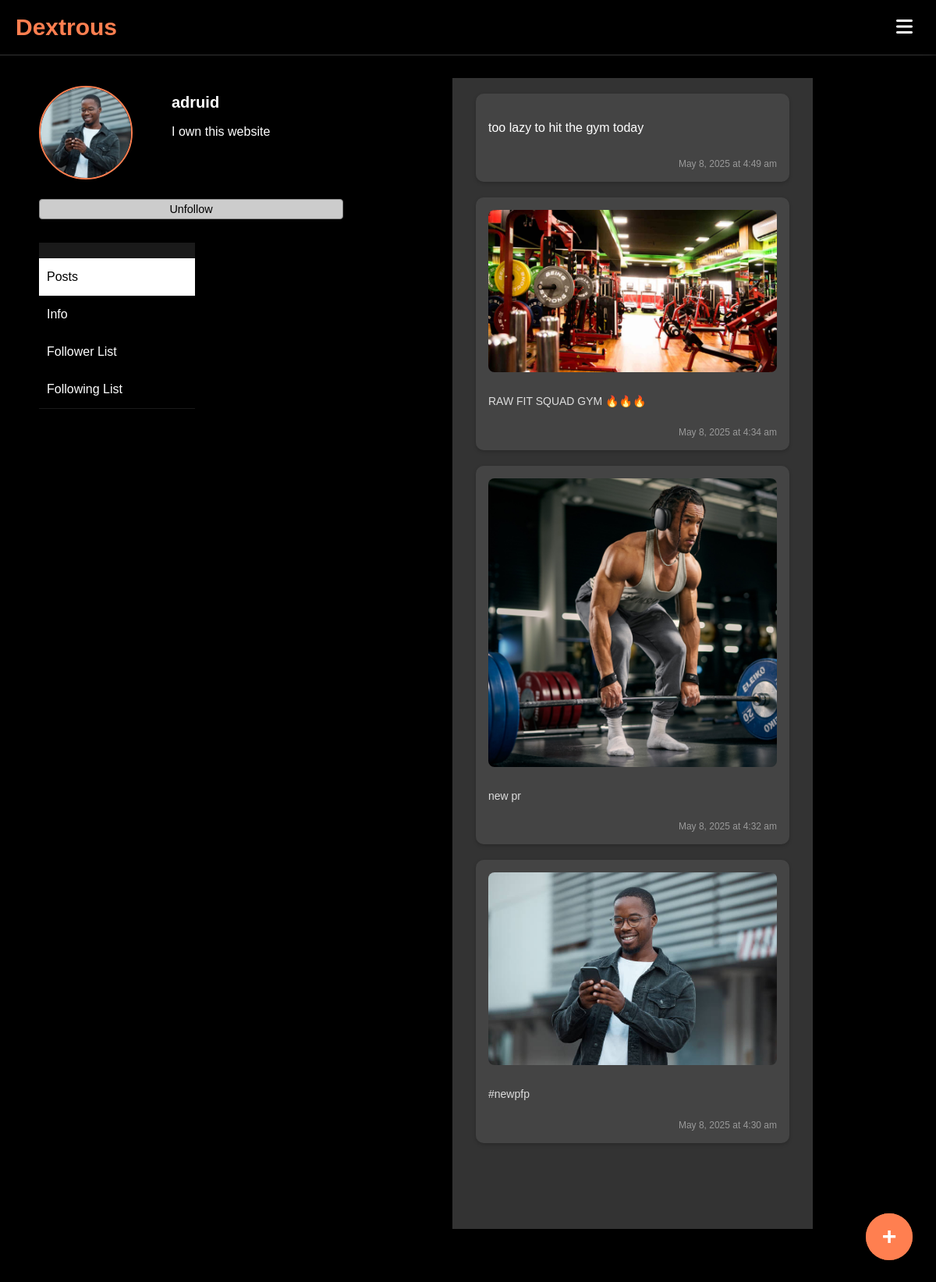
Page /account.php?user=adreed.saadad.hasan@g.bracu.ac.bd (signed in) on the committed database.
### tables this page shows
CREATE TABLE `users` (
  `fname` varchar(256) DEFAULT NULL,
  `lname` varchar(256) DEFAULT NULL,
  `age` int(11) DEFAULT NULL,
  `height` int(11) DEFAULT NULL,
  `weight` float DEFAULT NULL,
  `gender` varchar(10) DEFAULT NULL,
  `location` varchar(50) DEFAULT NULL,
  `password` varchar(100) DEFAULT NULL,
  `username` varchar(30) DEFAULT NULL,
  `email` varchar(100) NOT NULL,
  `position` varchar(20) DEFAULT NULL CHECK (`position` in ('trainer','trainee')),
  `profile_pic` varchar(255) DEFAULT 'default.jpg',
  `bio` varchar(256) DEFAULT NULL
);

CREATE TABLE `posts` (
  `post_id` int(11) NOT NULL,
  `user_email` varchar(255) NOT NULL,
  `content` text DEFAULT NULL,
  `image_path` varchar(255) DEFAULT NULL,
  `created_at` datetime DEFAULT current_timestamp(),
  `likes` int(11) DEFAULT 0
);

### account.php (the view, shortened to what this page needs)
<?php
require 'db_config.php';
$logged_in_email = $_SESSION["user_email"];
$profile_email = isset($_GET['user']) ? $_GET['user'] : $logged_in_email;
$is_own_profile = ($profile_email === $logged_in_email);
try {
    $stmt = $pdo->prepare("SELECT username, email, profile_pic, bio, position FROM users WHERE email = ?");
    $stmt->execute([$profile_email]);
    $user = $stmt->fetch(PDO::FETCH_ASSOC);
    $username = $user['username'];
    $profile_pic = $user['profile_pic'];
    $bio = $user['bio'];
} catch (PDOException $e) {
    echo "Error: " . $e->getMessage();
    exit();
}
$is_following = false;
if (!$is_own_profile) {
    try {
        $stmt = $pdo->prepare("SELECT * FROM follows WHERE follower_email = ? AND followed_email = ?");
        $stmt->execute([$logged_in_email, $profile_email]);
        $is_following = $stmt->rowCount() > 0;
    } catch (PDOException $e) {
    }
}
$profile_pic_path = (!empty($profile_pic)) ? "user_dp/" . htmlspecialchars($profile_pic) : "user_dp/default.jpg";
try {
    $stmt = $pdo->prepare("SELECT post_id, content, image_path, created_at FROM posts WHERE user_email = ? ORDER BY created_at DESC");
    $stmt->execute([$profile_email]);
    $posts = $stmt->fetchAll(PDO::FETCH_ASSOC);
} catch (PDOException $e) {
    $error_message = "Error fetching posts: " . $e->getMessage();
    $posts = [];
}
?>
<!DOCTYPE html>
<html data-wf-page="667187163156a5df09557ed5">
<head>
<link rel="stylesheet" href="https://cdnjs.cloudflare.com/ajax/libs/font-awesome/6.4.0/css/all.min.css">
</head>
<body>
<div class="header">
        <div class="header-inner">
            <a href="index.php" class="logo">Dextrous</a>
            <button class="hamburger-menu-button" id="menuToggle" aria-label="Open menu">
                <i class="fas fa-bars"></i>
            </button>
        </div>
    </div>
<div class="main-content">
  <div class="profile-static">
    <div class="profile-container">
      <img src="<?php echo $profile_pic_path; ?>" alt="Profile Picture" class="profile-image">
      <div class="profile-info">
        <h2 class="profile-username"><?php echo htmlspecialchars($username); ?></h2>
        <div class="bio-container" id="bioContainer">
          <p class="bio-full"><?php echo nl2br(htmlspecialchars($bio)); ?></p>
        </div>
      </div>
    </div>
    <?php if (!$is_own_profile): ?>
        <button id="followBtn"
                class="follow-btn <?= $is_following ? 'following' : '' ?>"
                data-email="<?= htmlspecialchars($profile_email) ?>">
            <?= $is_following ? 'Unfollow' : 'Follow' ?>
        </button>
    <?php endif; ?>
    <div class="profile-nav">
      <div class="profile-nav-button active" data-section="posts">
        <span class="button-text">Posts</span>
      </div>
      <div class="profile-nav-button" data-section="info">
        <span class="button-text">Info</span>
      </div>
      <div class="profile-nav-button" data-section="followers">
        <span class="button-text">Follower List</span>
      </div>
      <div class="profile-nav-button" data-section="following">
        <span class="button-text">Following List</span>
      </div>
    </div>
  </div>
  <div class="main-content-area">
    <div class="content-wrapper">
      <div class="content-section active" id="postsSection">
        <div class="posts-section">
          <?php if (empty($posts)): ?>
            <div class="post-item">
              <p class="post-content">No posts yet.</p>
            </div>
          <?php else: ?>
            <?php foreach ($posts as $post): ?>
              <div class="post-item">
                <?php if (!empty($post['image_path'])): ?>
                  <img src="post_images/<?php echo htmlspecialchars($post['image_path']); ?>" alt="Post image" class="post-image">
                  <p class="post-caption"><?php echo nl2br(htmlspecialchars($post['content'])); ?></p>
                <?php else: ?>
                  <p class="post-content"><?php echo nl2br(htmlspecialchars($post['content'])); ?></p>
                <?php endif; ?>
                <span class="post-time">
                  <?php
                    $timestamp = strtotime($post['created_at']);
                    echo date('F j, Y \a\t g:i a', $timestamp);
                  ?>
                </span>
              </div>
            <?php endforeach; ?>
          <?php endif; ?>
        </div>
      </div>
    </div>
  </div>
<a href="post.php" class="floating-btn">
  <span class="plus-icon">+</span>
</a>
<a href="post.php" class="floating-btn">
  <span class="plus-icon">+</span>
</a>
</body>
</html>

### rows in the picture
users: profile_pic (picture), username "adruid", bio "I own this website"
posts: content "too lazy to hit the gym today", created_at "May 8, 2025 at 4:49 am"
posts: image_path (picture), content "RAW FIT SQUAD GYM 🔥🔥🔥", created_at "May 8, 2025 at 4:34 am"
posts: image_path (picture), content "new pr", created_at "May 8, 2025 at 4:32 am"
posts: image_path (picture), content "#newpfp", created_at "May 8, 2025 at 4:30 am"
